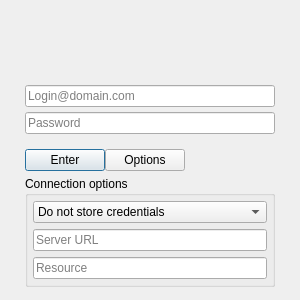
<?xml version="1.0" encoding="UTF-8"?>
<ui version="4.0">
 <class>LoginPageWidget</class>
 <widget class="QWidget" name="LoginPageWidget">
  <property name="geometry">
   <rect>
    <x>0</x>
    <y>0</y>
    <width>300</width>
    <height>300</height>
   </rect>
  </property>
  <property name="minimumSize">
   <size>
    <width>300</width>
    <height>300</height>
   </size>
  </property>
  <property name="windowTitle">
   <string>Form</string>
  </property>
  <layout class="QGridLayout" name="gridLayout">
   <property name="leftMargin">
    <number>0</number>
   </property>
   <property name="topMargin">
    <number>0</number>
   </property>
   <property name="rightMargin">
    <number>0</number>
   </property>
   <property name="bottomMargin">
    <number>0</number>
   </property>
   <property name="horizontalSpacing">
    <number>0</number>
   </property>
   <property name="verticalSpacing">
    <number>5</number>
   </property>
   <item row="0" column="0" rowspan="7">
    <spacer name="_spacer_4">
     <property name="orientation">
      <enum>Qt::Horizontal</enum>
     </property>
     <property name="sizeHint" stdset="0">
      <size>
       <width>10</width>
       <height>20</height>
      </size>
     </property>
    </spacer>
   </item>
   <item row="2" column="1">
    <widget class="QLineEdit" name="password_edit">
     <property name="sizePolicy">
      <sizepolicy hsizetype="Fixed" vsizetype="Fixed">
       <horstretch>0</horstretch>
       <verstretch>0</verstretch>
      </sizepolicy>
     </property>
     <property name="minimumSize">
      <size>
       <width>250</width>
       <height>0</height>
      </size>
     </property>
     <property name="maximumSize">
      <size>
       <width>250</width>
       <height>16777215</height>
      </size>
     </property>
     <property name="text">
      <string/>
     </property>
     <property name="echoMode">
      <enum>QLineEdit::PasswordEchoOnEdit</enum>
     </property>
     <property name="placeholderText">
      <string>Password</string>
     </property>
     <property name="clearButtonEnabled">
      <bool>true</bool>
     </property>
    </widget>
   </item>
   <item row="0" column="2" rowspan="7">
    <spacer name="_spacer">
     <property name="orientation">
      <enum>Qt::Horizontal</enum>
     </property>
     <property name="sizeHint" stdset="0">
      <size>
       <width>10</width>
       <height>20</height>
      </size>
     </property>
    </spacer>
   </item>
   <item row="1" column="1">
    <widget class="QLineEdit" name="login_edit">
     <property name="sizePolicy">
      <sizepolicy hsizetype="Fixed" vsizetype="Fixed">
       <horstretch>0</horstretch>
       <verstretch>0</verstretch>
      </sizepolicy>
     </property>
     <property name="minimumSize">
      <size>
       <width>250</width>
       <height>0</height>
      </size>
     </property>
     <property name="maximumSize">
      <size>
       <width>250</width>
       <height>16777215</height>
      </size>
     </property>
     <property name="text">
      <string/>
     </property>
     <property name="placeholderText">
      <string>Login@domain.com</string>
     </property>
     <property name="clearButtonEnabled">
      <bool>true</bool>
     </property>
    </widget>
   </item>
   <item row="3" column="1">
    <spacer name="_spacer_5">
     <property name="orientation">
      <enum>Qt::Vertical</enum>
     </property>
     <property name="sizeType">
      <enum>QSizePolicy::Fixed</enum>
     </property>
     <property name="sizeHint" stdset="0">
      <size>
       <width>20</width>
       <height>10</height>
      </size>
     </property>
    </spacer>
   </item>
   <item row="4" column="1">
    <layout class="QHBoxLayout" name="_layout_2">
     <property name="spacing">
      <number>0</number>
     </property>
     <item>
      <widget class="QPushButton" name="connect_button">
       <property name="text">
        <string>Enter</string>
       </property>
       <property name="default">
        <bool>true</bool>
       </property>
      </widget>
     </item>
     <item>
      <widget class="QPushButton" name="options_button">
       <property name="text">
        <string>Options</string>
       </property>
      </widget>
     </item>
     <item>
      <spacer name="_spacer_3">
       <property name="orientation">
        <enum>Qt::Horizontal</enum>
       </property>
       <property name="sizeHint" stdset="0">
        <size>
         <width>40</width>
         <height>20</height>
        </size>
       </property>
      </spacer>
     </item>
    </layout>
   </item>
   <item row="6" column="1">
    <spacer name="_spacer_2">
     <property name="orientation">
      <enum>Qt::Vertical</enum>
     </property>
     <property name="sizeHint" stdset="0">
      <size>
       <width>20</width>
       <height>40</height>
      </size>
     </property>
    </spacer>
   </item>
   <item row="0" column="1">
    <spacer name="_spacer_1">
     <property name="orientation">
      <enum>Qt::Vertical</enum>
     </property>
     <property name="sizeType">
      <enum>QSizePolicy::Fixed</enum>
     </property>
     <property name="sizeHint" stdset="0">
      <size>
       <width>20</width>
       <height>80</height>
      </size>
     </property>
    </spacer>
   </item>
   <item row="5" column="1">
    <widget class="QGroupBox" name="options_box">
     <property name="maximumSize">
      <size>
       <width>250</width>
       <height>16777215</height>
      </size>
     </property>
     <property name="title">
      <string>Connection options</string>
     </property>
     <layout class="QVBoxLayout" name="verticalLayout">
      <property name="leftMargin">
       <number>5</number>
      </property>
      <property name="topMargin">
       <number>5</number>
      </property>
      <property name="rightMargin">
       <number>5</number>
      </property>
      <property name="bottomMargin">
       <number>5</number>
      </property>
      <item>
       <widget class="QComboBox" name="on_launch_mode_cbox">
        <property name="minimumSize">
         <size>
          <width>180</width>
          <height>0</height>
         </size>
        </property>
        <property name="currentIndex">
         <number>0</number>
        </property>
        <item>
         <property name="text">
          <string>Do not store credentials</string>
         </property>
        </item>
        <item>
         <property name="text">
          <string>Remember only login</string>
         </property>
        </item>
        <item>
         <property name="text">
          <string>Store full credentials and enable autologin</string>
         </property>
        </item>
       </widget>
      </item>
      <item>
       <widget class="QLineEdit" name="server_edit">
        <property name="text">
         <string/>
        </property>
        <property name="placeholderText">
         <string>Server URL</string>
        </property>
        <property name="clearButtonEnabled">
         <bool>true</bool>
        </property>
       </widget>
      </item>
      <item>
       <widget class="QLineEdit" name="resource_edit">
        <property name="placeholderText">
         <string>Resource</string>
        </property>
        <property name="clearButtonEnabled">
         <bool>true</bool>
        </property>
       </widget>
      </item>
     </layout>
    </widget>
   </item>
  </layout>
 </widget>
 <resources/>
 <connections/>
</ui>
